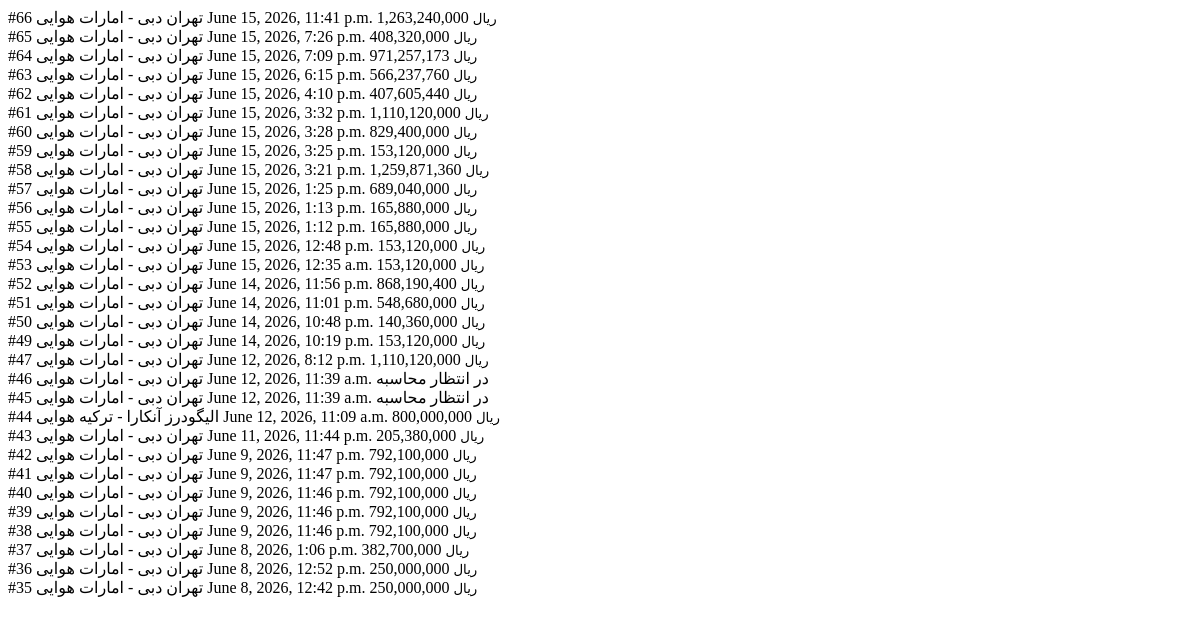
The page /auth/profile/orders/filter/ (signed in) on the database as committed earlier.
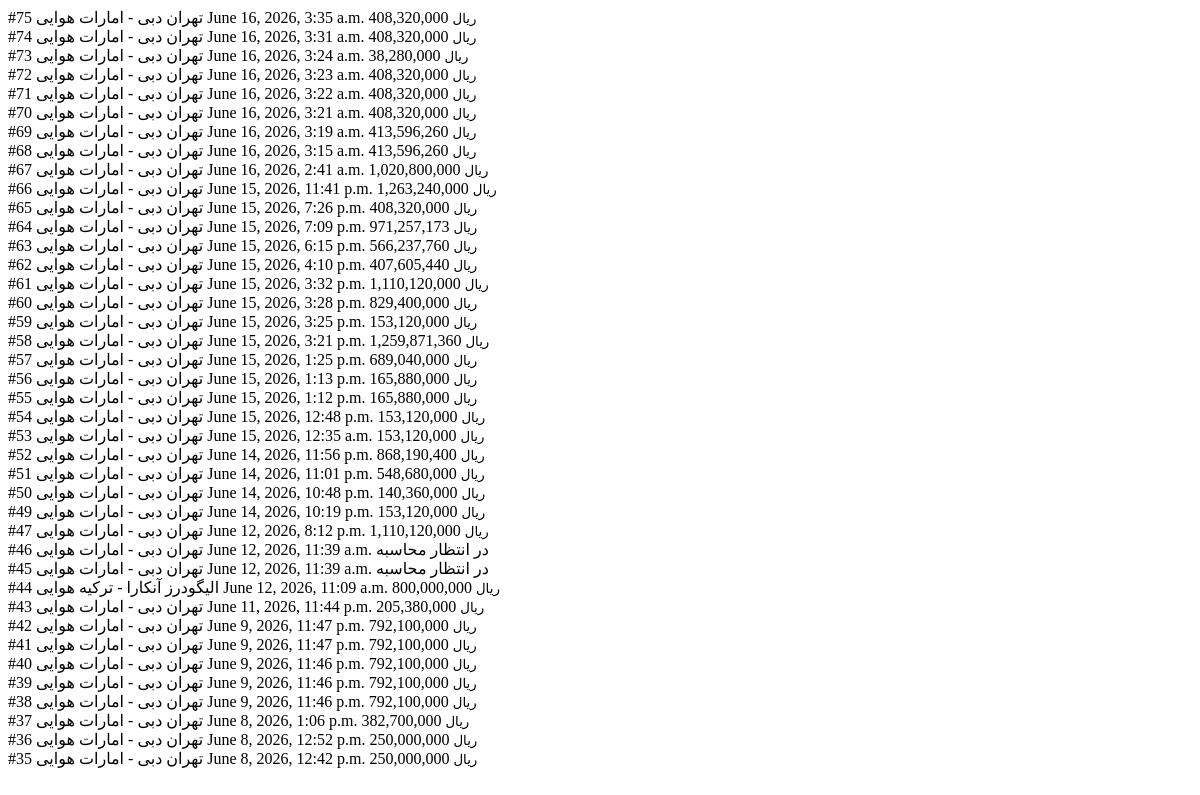
The same page on the database as committed later.
### orders/models.py (models this page shows, shortened)
class CargoRequest(TimeStampedModel):
    customer = models.ForeignKey(User, on_delete=models.CASCADE, related_name='cargo_requests', verbose_name='مشتری')
    origin_country = models.ForeignKey(Country,on_delete=models.PROTECT,related_name="origin_requests",verbose_name="کشور مبدا",null=True,blank=True,)
    origin_province = models.ForeignKey(Province,on_delete=models.PROTECT,related_name="origin_requests",verbose_name="استان مبدا",null=True,blank=True,)
    origin_city = models.ForeignKey(City,on_delete=models.PROTECT,related_name="origin_requests",verbose_name="شهر مبدا")
    destination_port = models.ForeignKey(Port, on_delete=models.PROTECT, verbose_name='پورت/فرودگاه مقصد')
    transport_mode = models.CharField(max_length=20, choices=TransportMode.choices, verbose_name='روش حمل درخواست‌شده')
    shipping_procedure = models.CharField(max_length=20,choices=ShippingProcedure.choices,default=ShippingProcedure.COMMERCIAL,verbose_name="رویه ارسال")
    cargo_type = models.ForeignKey(CargoType, on_delete=models.PROTECT, verbose_name='نوع کالا (دسته اصلی)')
    actual_weight = models.DecimalField(max_digits=12, decimal_places=2, verbose_name='وزن واقعی (KG)')
    chargeable_weight = models.DecimalField(max_digits=12, decimal_places=2, null=True, blank=True, verbose_name='وزن قابل پرداخت (Chargeable)')
    container_size = models.CharField(max_length=20, choices=ContainerSize.choices, null=True, blank=True, verbose_name='ابعاد کانتینر')
    container_type = models.CharField(max_length=20, choices=ContainerType.choices, null=True, blank=True, verbose_name='نوع کانتینر')
    container_count = models.PositiveIntegerField(null=True, blank=True, verbose_name='تعداد کانتینر')
    selected_rate = models.ForeignKey(Rate, on_delete=models.SET_NULL, null=True, blank=True, related_name='orders', verbose_name='نرخ انتخاب شده فورواردر')
    final_price = models.DecimalField(max_digits=15, decimal_places=2, null=True, blank=True, verbose_name='قیمت نهایی محاسبه شده')
    needs_packaging = models.BooleanField(
        default=False,
        verbose_name="نیاز به بسته‌بندی"
    )
    needs_doorstep_packaging = models.BooleanField(
        default=False,
        verbose_name="نیاز به بسته‌بندی و تحویل در محل"
    )
    status = models.CharField(max_length=20, choices=OrderStatus.choices, default=OrderStatus.DRAFT, verbose_name='وضعیت درخواست')
    cargo_subcategories = models.ManyToManyField(
        CargoSubCategory,
        blank=True,
        verbose_name='زیردسته‌های کالا',
        related_name='requests'
    )
    other_cargo_details = models.CharField(max_length=255, null=True, blank=True, verbose_name='سایر جزئیات کالا (در صورت نبود در لیست)')
    base_shipping_price = models.DecimalField(
        max_digits=15,
        decimal_places=2,
        null=True,
        blank=True,
        verbose_name="هزینه حمل"
    )
    packaging_price = models.DecimalField(
        max_digits=15,
        decimal_places=2,
        null=True,
        blank=True,
        verbose_name="هزینه بسته‌بندی"
    )
    doorstep_packaging_price = models.DecimalField(
        max_digits=15,
        decimal_places=2,
        null=True,
        blank=True,
        verbose_name="هزینه تحویل و بسته‌بندی درب محل"
    )
    vat_amount = models.DecimalField(
        max_digits=15,
        decimal_places=2,
        null=True,
        blank=True,
        verbose_name="مبلغ ارزش افزوده"
    )
    price_subtotal = models.DecimalField(
        max_digits=15,
        decimal_places=2,
        null=True,
        blank=True,
        verbose_name="جمع قبل از ارزش افزوده"
    )
    sender_name = models.CharField(max_length=150, null=True, blank=True, verbose_name='نام و نام خانوادگی فرستنده')
    sender_national_id = models.CharField(max_length=10, null=True, blank=True, verbose_name='کد ملی فرستنده')
    sender_phone = models.CharField(max_length=15, null=True, blank=True, verbose_name='شماره تماس فرستنده')
    sender_province = models.ForeignKey(Province, on_delete=models.SET_NULL, null=True, blank=True, related_name='sender_requests', verbose_name='استان فرستنده')
    sender_city = models.ForeignKey(City, on_delete=models.SET_NULL, null=True, blank=True, related_name='sender_city_requests', verbose_name='شهر فرستنده')
    sender_address = models.TextField(null=True, blank=True, verbose_name='آدرس دقیق پستی فرستنده')
    class Meta:
        verbose_name = "درخواست حمل"
        verbose_name_plural = "درخواست‌های حمل"

### locations/models.py (models this page shows, shortened)
class City(TimeStampedModel):
    province = models.ForeignKey(Province, on_delete=models.PROTECT, related_name="cities")
    name = models.CharField(max_length=100)
    is_active = models.BooleanField(default=True)
    class Meta:
        unique_together = ("province", "name")
        verbose_name = "شهر"
        verbose_name_plural = "شهرها"

class Port(TimeStampedModel):
    class PortType(models.TextChoices):
        SEA = "sea", "بندر"
        AIR = "air", "فرودگاه"
        land = "land", "گمرک زمینی"
        rail  = "rail", "گمرک ریلی"
    city = models.ForeignKey(DestinationCity, on_delete=models.PROTECT, related_name="ports")
    name = models.CharField(max_length=150)
    port_type = models.CharField(max_length=5, choices=PortType.choices)
    code = models.CharField(max_length=10, blank=True)  # IATA / UN/LOCODE
    is_active = models.BooleanField(default=True)
    class Meta:
        verbose_name = "بندر / فرودگاه"
        verbose_name_plural = "بنادر و فرودگاه‌ها"

class DestinationCity(TimeStampedModel):
    country = models.ForeignKey(Country, on_delete=models.PROTECT, related_name="cities")
    name = models.CharField(max_length=100)
    is_active = models.BooleanField(default=True)
    class Meta:
        unique_together = ("country", "name")
        verbose_name = "شهر مقصد"
        verbose_name_plural = "شهرهای مقصد"

class Country(TimeStampedModel):
    name = models.CharField(max_length=100, unique=True)
    code = models.CharField(max_length=3, unique=True)  # ISO 3166-1 alpha-3
    is_active = models.BooleanField(default=True)
    class Meta:
        verbose_name = "کشور"
        verbose_name_plural = "کشورها"

### customer/views.py (the view)
@login_required
def filter_orders(request):
    origin_id = request.GET.get("origin")
    destination_id = request.GET.get("destination")
    transport = request.GET.get("transport")
    date_str = request.GET.get("date")
    shipping_procedure = request.GET.get("shipping_procedure")
    orders = get_customer_orders_queryset(request.user)
    if shipping_procedure:
        orders = orders.filter(shipping_procedure=shipping_procedure)
    if origin_id:
        orders = orders.filter(origin_city_id=origin_id)
    if destination_id:
        orders = orders.filter(destination_port__city_id=destination_id)
    if transport:
        orders = orders.filter(transport_mode=transport)
    if date_str:
        orders = orders.filter(created_at__date=date_str)
    return render(
        request,
        "customer_panel/profile/partials/orders_table_rows.html",
        {
            "orders": orders,
        },
    )

### customer/views.py (called while the page is built)
def get_customer_orders_queryset(user):
    return CargoRequest.objects.filter(
        customer=user,
    ).select_related(
        "cargo_type",
        "origin_city",
        "origin_city__province",
        "destination_port",
        "destination_port__city",
        "destination_port__city__country",
        "selected_rate",
    ).order_by("-created_at")

### templates/customer_panel/profile/partials/orders_table_rows.html (shortened to what this page needs)
{% load humanize %}
{% load jformat %}
{% for order in orders %}
  <tr>
    <td class="fw-bold">#{{ order.id }}</td>
    <td>
      {% if order.origin_city %}
        {{ order.origin_city.name }}
      {% else %}
        -
      {% endif %}
    </td>
    <td>
      {% if order.destination_port and order.destination_port.city %}
        {{ order.destination_port.city.name }} - {{ order.destination_port.city.country.name }}
      {% else %}
        -
      {% endif %}
    </td>
    <td>
      <span class="badge-transport">{{ order.get_transport_mode_display }}</span>
    </td>
    <td>{{ order.created_at|jformat:'%Y/%m/%d' }}</td>
    <td>
      {% if order.final_price %}
        {{ order.final_price|floatformat:0|intcomma }} <small>ریال</small>
      {% else %}
        <span class="text-muted">در انتظار محاسبه</span>
      {% endif %}
    </td>
  </tr>
{% empty %}
  <tr class="orders-empty-row">
    <td colspan="7">سفارشی برای نمایش وجود ندارد.</td>
  </tr>
{% endfor %}

Rows that differ between the two databases and show on the page:
added CargoRequest: id "75", origin_city.name "تهران", destination_port.city.name "دبی", destination_port.city.country.name "امارات", transport_mode "هوایی", created_at|jformat "June 16, 2026, 3:35 a.m.", final_price "408,320,000"
added CargoRequest: id "74", origin_city.name "تهران", destination_port.city.name "دبی", destination_port.city.country.name "امارات", transport_mode "هوایی", created_at|jformat "June 16, 2026, 3:31 a.m.", final_price "408,320,000"
added CargoRequest: id "73", origin_city.name "تهران", destination_port.city.name "دبی", destination_port.city.country.name "امارات", transport_mode "هوایی", created_at|jformat "June 16, 2026, 3:24 a.m.", final_price "38,280,000"
added CargoRequest: id "72", origin_city.name "تهران", destination_port.city.name "دبی", destination_port.city.country.name "امارات", transport_mode "هوایی", created_at|jformat "June 16, 2026, 3:23 a.m.", final_price "408,320,000"
added CargoRequest: id "71", origin_city.name "تهران", destination_port.city.name "دبی", destination_port.city.country.name "امارات", transport_mode "هوایی", created_at|jformat "June 16, 2026, 3:22 a.m.", final_price "408,320,000"
added CargoRequest: id "70", origin_city.name "تهران", destination_port.city.name "دبی", destination_port.city.country.name "امارات", transport_mode "هوایی", created_at|jformat "June 16, 2026, 3:21 a.m.", final_price "408,320,000"
added CargoRequest: id "69", origin_city.name "تهران", destination_port.city.name "دبی", destination_port.city.country.name "امارات", transport_mode "هوایی", created_at|jformat "June 16, 2026, 3:19 a.m.", final_price "413,596,260"
added CargoRequest: id "68", origin_city.name "تهران", destination_port.city.name "دبی", destination_port.city.country.name "امارات", transport_mode "هوایی", created_at|jformat "June 16, 2026, 3:15 a.m.", final_price "413,596,260"
added CargoRequest: id "67", origin_city.name "تهران", destination_port.city.name "دبی", destination_port.city.country.name "امارات", transport_mode "هوایی", created_at|jformat "June 16, 2026, 2:41 a.m.", final_price "1,020,800,000"
